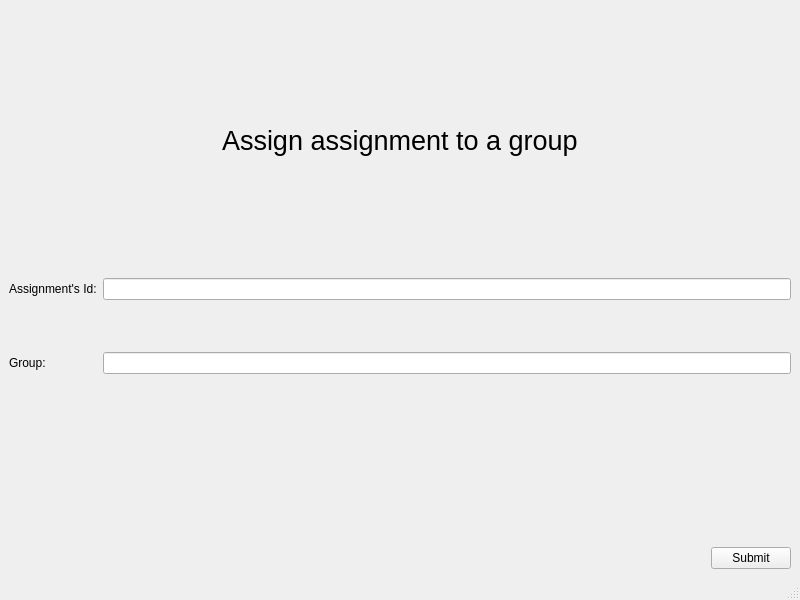
<?xml version="1.0" encoding="UTF-8"?>
<ui version="4.0">
 <class>MainWindow</class>
 <widget class="QMainWindow" name="MainWindow">
  <property name="geometry">
   <rect>
    <x>0</x>
    <y>0</y>
    <width>800</width>
    <height>600</height>
   </rect>
  </property>
  <property name="windowTitle">
   <string>MainWindow</string>
  </property>
  <widget class="QWidget" name="centralwidget">
   <layout class="QVBoxLayout" name="verticalLayout_4">
    <item>
     <layout class="QVBoxLayout" name="verticalLayout">
      <item alignment="Qt::AlignHCenter">
       <widget class="QLabel" name="label">
        <property name="font">
         <font>
          <pointsize>20</pointsize>
         </font>
        </property>
        <property name="text">
         <string>Assign assignment to a group</string>
        </property>
       </widget>
      </item>
     </layout>
    </item>
    <item>
     <layout class="QFormLayout" name="formLayout">
      <item row="2" column="0">
       <widget class="QLabel" name="label_3">
        <property name="text">
         <string>Assignment's Id:</string>
        </property>
       </widget>
      </item>
      <item row="2" column="1">
       <widget class="QLineEdit" name="id_assignment"/>
      </item>
      <item row="3" column="0">
       <spacer name="horizontalSpacer">
        <property name="orientation">
         <enum>Qt::Horizontal</enum>
        </property>
        <property name="sizeType">
         <enum>QSizePolicy::Fixed</enum>
        </property>
        <property name="sizeHint" stdset="0">
         <size>
          <width>40</width>
          <height>40</height>
         </size>
        </property>
       </spacer>
      </item>
      <item row="4" column="0">
       <widget class="QLabel" name="label_2">
        <property name="text">
         <string>Group:</string>
        </property>
       </widget>
      </item>
      <item row="4" column="1">
       <widget class="QLineEdit" name="group">
        <property name="text">
         <string/>
        </property>
       </widget>
      </item>
     </layout>
    </item>
    <item>
     <layout class="QVBoxLayout" name="verticalLayout_3">
      <item alignment="Qt::AlignRight">
       <widget class="QPushButton" name="submit">
        <property name="text">
         <string>Submit</string>
        </property>
       </widget>
      </item>
     </layout>
    </item>
   </layout>
  </widget>
  <widget class="QMenuBar" name="menubar">
   <property name="geometry">
    <rect>
     <x>0</x>
     <y>0</y>
     <width>800</width>
     <height>22</height>
    </rect>
   </property>
  </widget>
  <widget class="QStatusBar" name="statusbar"/>
 </widget>
 <resources/>
 <connections/>
</ui>
